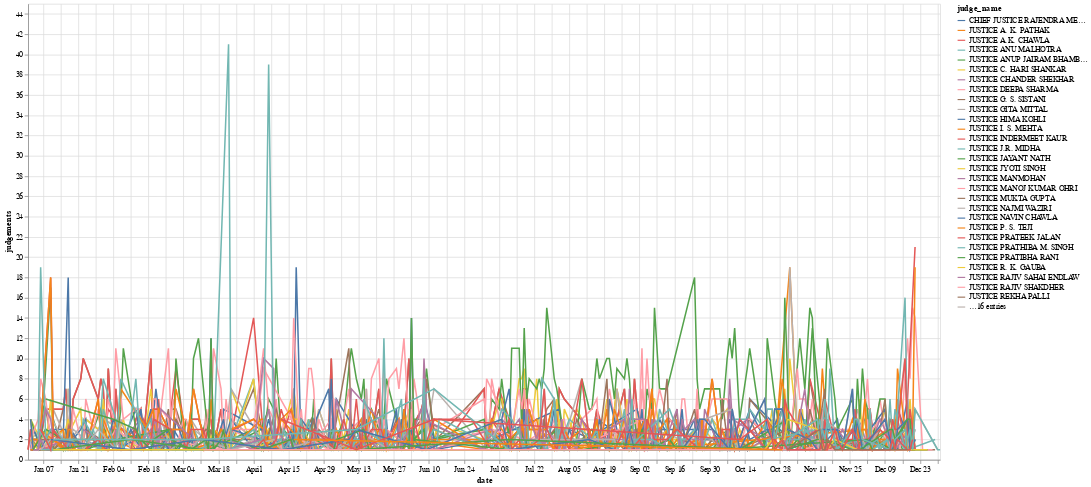

The cell this chart's notebook holds for it:
### Markdown cell above
### Judgements over time 

We can also list Judgements over time for all judges. This is a bit of a crazy graph though.

### Code cell
alt.Chart(judgements_per_judge, width=1200, height=600).mark_line().encode(
    x='date',
    y='judgements',
    color='judge_name',
    tooltip='judge_name'
)

### Figure 1 — Vega-Lite specification as saved in the notebook (floating-point values rounded to 4 significant figures; data arrays with more than 128 entries replaced by an {"elided": "..."} marker saying what was removed)
{"$schema": "https://vega.github.io/schema/vega-lite/v2.6.0.json", "config": {"view": {"height": 300, "width": 400}}, "data": {"name": "data-8a2bbb7b29caf12b1a09e98f02c87d2e"}, "datasets": {"data-8a2bbb7b29caf12b1a09e98f02c87d2e": {"elided": "4207 records"}}, "encoding": {"color": {"field": "judge_name", "type": "nominal"}, "tooltip": {"field": "judge_name", "type": "nominal"}, "x": {"field": "date", "type": "temporal"}, "y": {"field": "judgements", "type": "quantitative"}}, "height": 600, "mark": "line", "width": 1200}
